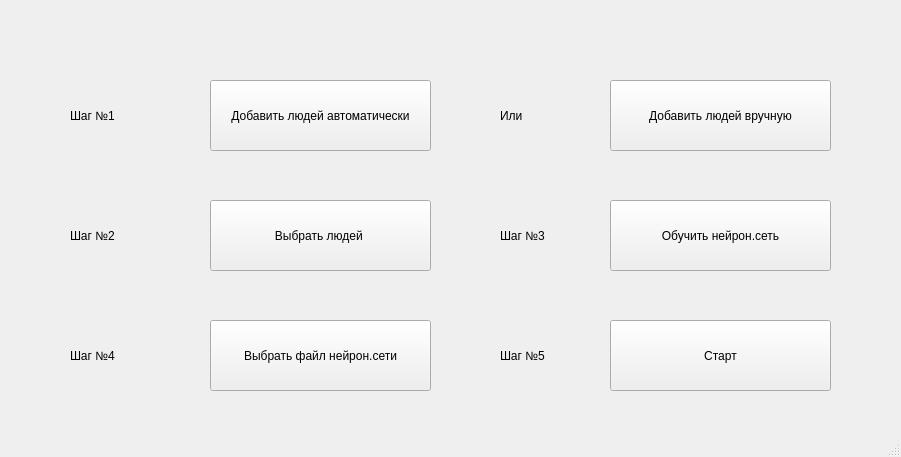
<?xml version="1.0" encoding="UTF-8"?>
<ui version="4.0">
 <class>MainWindow</class>
 <widget class="QMainWindow" name="MainWindow">
  <property name="geometry">
   <rect>
    <x>0</x>
    <y>0</y>
    <width>901</width>
    <height>457</height>
   </rect>
  </property>
  <property name="windowTitle">
   <string>MainWindow</string>
  </property>
  <widget class="QWidget" name="centralwidget">
   <widget class="QPushButton" name="pushButton_4">
    <property name="geometry">
     <rect>
      <x>610</x>
      <y>80</y>
      <width>221</width>
      <height>71</height>
     </rect>
    </property>
    <property name="text">
     <string>Добавить людей вручную</string>
    </property>
   </widget>
   <widget class="QPushButton" name="pushButton_5">
    <property name="geometry">
     <rect>
      <x>210</x>
      <y>80</y>
      <width>221</width>
      <height>71</height>
     </rect>
    </property>
    <property name="text">
     <string>Добавить людей автоматически</string>
    </property>
   </widget>
   <widget class="QPushButton" name="pushButton_7">
    <property name="geometry">
     <rect>
      <x>610</x>
      <y>320</y>
      <width>221</width>
      <height>71</height>
     </rect>
    </property>
    <property name="text">
     <string>Старт</string>
    </property>
   </widget>
   <widget class="QPushButton" name="pushButton_8">
    <property name="geometry">
     <rect>
      <x>610</x>
      <y>200</y>
      <width>221</width>
      <height>71</height>
     </rect>
    </property>
    <property name="text">
     <string>Обучить нейрон.сеть</string>
    </property>
   </widget>
   <widget class="QLabel" name="label">
    <property name="geometry">
     <rect>
      <x>70</x>
      <y>90</y>
      <width>61</width>
      <height>51</height>
     </rect>
    </property>
    <property name="text">
     <string>Шаг №1</string>
    </property>
   </widget>
   <widget class="QLabel" name="label_2">
    <property name="geometry">
     <rect>
      <x>500</x>
      <y>100</y>
      <width>61</width>
      <height>31</height>
     </rect>
    </property>
    <property name="text">
     <string>Или</string>
    </property>
   </widget>
   <widget class="QLabel" name="label_3">
    <property name="geometry">
     <rect>
      <x>70</x>
      <y>210</y>
      <width>71</width>
      <height>51</height>
     </rect>
    </property>
    <property name="text">
     <string>Шаг №2</string>
    </property>
   </widget>
   <widget class="QLabel" name="label_4">
    <property name="geometry">
     <rect>
      <x>500</x>
      <y>210</y>
      <width>71</width>
      <height>51</height>
     </rect>
    </property>
    <property name="text">
     <string>Шаг №3</string>
    </property>
   </widget>
   <widget class="QPushButton" name="pushButton_9">
    <property name="geometry">
     <rect>
      <x>210</x>
      <y>320</y>
      <width>221</width>
      <height>71</height>
     </rect>
    </property>
    <property name="text">
     <string>Выбрать файл нейрон.сети</string>
    </property>
   </widget>
   <widget class="QLabel" name="label_5">
    <property name="geometry">
     <rect>
      <x>70</x>
      <y>330</y>
      <width>61</width>
      <height>51</height>
     </rect>
    </property>
    <property name="text">
     <string>Шаг №4</string>
    </property>
   </widget>
   <widget class="QPushButton" name="pushButton_10">
    <property name="geometry">
     <rect>
      <x>210</x>
      <y>200</y>
      <width>221</width>
      <height>71</height>
     </rect>
    </property>
    <property name="text">
     <string>Выбрать людей </string>
    </property>
   </widget>
   <widget class="QLabel" name="label_6">
    <property name="geometry">
     <rect>
      <x>500</x>
      <y>330</y>
      <width>71</width>
      <height>51</height>
     </rect>
    </property>
    <property name="text">
     <string>Шаг №5</string>
    </property>
   </widget>
  </widget>
  <widget class="QMenuBar" name="menubar">
   <property name="geometry">
    <rect>
     <x>0</x>
     <y>0</y>
     <width>901</width>
     <height>21</height>
    </rect>
   </property>
  </widget>
  <widget class="QStatusBar" name="statusbar"/>
  <action name="action123">
   <property name="text">
    <string>123</string>
   </property>
   <property name="toolTip">
    <string>сообщениее</string>
   </property>
  </action>
 </widget>
 <resources/>
 <connections/>
</ui>
